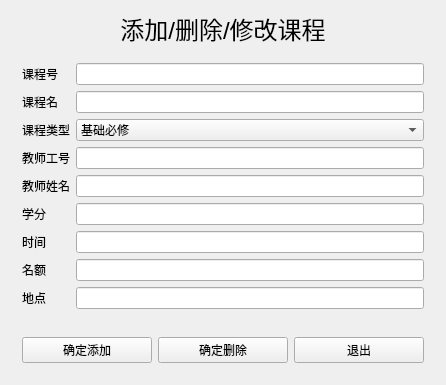
<?xml version="1.0" encoding="UTF-8"?>
<ui version="4.0">
 <class>addcourse</class>
 <widget class="QWidget" name="addcourse">
  <property name="geometry">
   <rect>
    <x>0</x>
    <y>0</y>
    <width>446</width>
    <height>367</height>
   </rect>
  </property>
  <property name="windowTitle">
   <string>addcourse</string>
  </property>
  <property name="autoFillBackground">
   <bool>false</bool>
  </property>
  <property name="styleSheet">
   <string notr="true">请输入相关信息</string>
  </property>
  <layout class="QGridLayout" name="gridLayout" rowstretch="0,0,0">
   <item row="2" column="0">
    <widget class="QWidget" name="widget_2" native="true">
     <layout class="QHBoxLayout" name="horizontalLayout">
      <item>
       <widget class="QPushButton" name="ensurebtn">
        <property name="text">
         <string>确定添加</string>
        </property>
        <property name="iconSize">
         <size>
          <width>5</width>
          <height>5</height>
         </size>
        </property>
       </widget>
      </item>
      <item>
       <widget class="QPushButton" name="pushButton">
        <property name="text">
         <string>确定删除</string>
        </property>
       </widget>
      </item>
      <item>
       <widget class="QPushButton" name="exitbtn">
        <property name="text">
         <string>退出</string>
        </property>
        <property name="iconSize">
         <size>
          <width>5</width>
          <height>5</height>
         </size>
        </property>
       </widget>
      </item>
     </layout>
    </widget>
   </item>
   <item row="0" column="0">
    <widget class="QLabel" name="label_2">
     <property name="styleSheet">
      <string notr="true">font: 18pt ;</string>
     </property>
     <property name="text">
      <string>添加/删除/修改课程</string>
     </property>
     <property name="alignment">
      <set>Qt::AlignCenter</set>
     </property>
    </widget>
   </item>
   <item row="1" column="0">
    <widget class="QWidget" name="widget" native="true">
     <layout class="QFormLayout" name="formLayout">
      <item row="0" column="0">
       <widget class="QLabel" name="label">
        <property name="text">
         <string>课程号</string>
        </property>
       </widget>
      </item>
      <item row="0" column="1">
       <widget class="QLineEdit" name="lineEdit_cno"/>
      </item>
      <item row="1" column="0">
       <widget class="QLabel" name="label_3">
        <property name="text">
         <string>课程名</string>
        </property>
       </widget>
      </item>
      <item row="1" column="1">
       <widget class="QLineEdit" name="lineEdit_cname">
        <property name="frame">
         <bool>true</bool>
        </property>
       </widget>
      </item>
      <item row="2" column="0">
       <widget class="QLabel" name="label_10">
        <property name="text">
         <string>课程类型</string>
        </property>
       </widget>
      </item>
      <item row="2" column="1">
       <widget class="QComboBox" name="comboBox_ctype">
        <item>
         <property name="text">
          <string>基础必修</string>
         </property>
        </item>
        <item>
         <property name="text">
          <string>专业必修</string>
         </property>
        </item>
        <item>
         <property name="text">
          <string>选修</string>
         </property>
        </item>
       </widget>
      </item>
      <item row="3" column="0">
       <widget class="QLabel" name="label_4">
        <property name="text">
         <string>教师工号</string>
        </property>
       </widget>
      </item>
      <item row="3" column="1">
       <widget class="QLineEdit" name="lineEdit_tno">
        <property name="readOnly">
         <bool>true</bool>
        </property>
       </widget>
      </item>
      <item row="4" column="0">
       <widget class="QLabel" name="label_5">
        <property name="text">
         <string>教师姓名</string>
        </property>
       </widget>
      </item>
      <item row="4" column="1">
       <widget class="QLineEdit" name="lineEdit_tname">
        <property name="frame">
         <bool>true</bool>
        </property>
        <property name="readOnly">
         <bool>false</bool>
        </property>
       </widget>
      </item>
      <item row="5" column="0">
       <widget class="QLabel" name="label_9">
        <property name="text">
         <string>学分</string>
        </property>
       </widget>
      </item>
      <item row="5" column="1">
       <widget class="QLineEdit" name="lineEdit_credit"/>
      </item>
      <item row="6" column="0">
       <widget class="QLabel" name="label_6">
        <property name="text">
         <string>时间</string>
        </property>
       </widget>
      </item>
      <item row="6" column="1">
       <widget class="QLineEdit" name="lineEdit_ctime"/>
      </item>
      <item row="7" column="0">
       <widget class="QLabel" name="label_7">
        <property name="text">
         <string>名额</string>
        </property>
       </widget>
      </item>
      <item row="7" column="1">
       <widget class="QLineEdit" name="lineEdit_cnum"/>
      </item>
      <item row="8" column="0">
       <widget class="QLabel" name="label_8">
        <property name="text">
         <string>地点</string>
        </property>
       </widget>
      </item>
      <item row="8" column="1">
       <widget class="QLineEdit" name="lineEdit_csite"/>
      </item>
     </layout>
    </widget>
   </item>
  </layout>
 </widget>
 <layoutdefault spacing="6" margin="11"/>
 <resources/>
 <connections/>
</ui>
